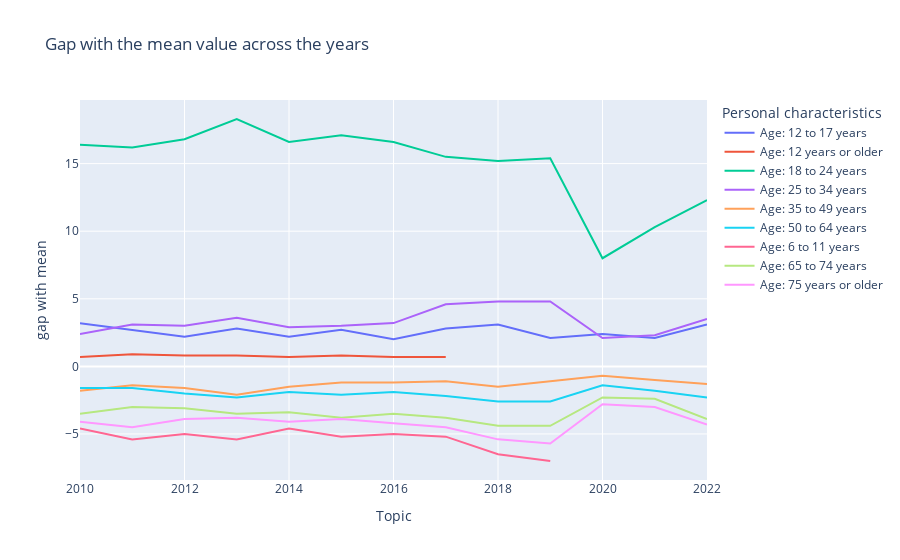

This figure's notebook cell:
### Markdown cell above
The drop of traffic during covid is sharper for younger categories (age < 35 years) compared to the other age groups. Maybe this can be explained by the closing of schools and universities. Maybe younger workers also tend to use remote working more than older ones.  
Since older age groups, seniors, tended to use public transport less before covid, the decrease in participation in these groups is also less important, but maybe the decrease relative to their pre-covid levels is more important.  
  
It is noticeable that people between 25 and 34 years old used public transport more than people 12 to 17 years old before the pandemic, whereas after the pandemic their levels of use of public transport are quite similar. This can maybe be explained by an increase in the use of remote working.  Students do not have this privelege.
Looking at the older data from 2010, the general trend seems to be a stagnation from 2010 to 2017, with a noticeable rise in public transport participation between 2017 and 2018, however since this dates correspond to the junction between two datasets this variation can also come from a change in the methodology or data gathering for the dataset.  
  
The traffic have yet to recover to their pre-covid levels, however the post-covid trends differ. Some groups, especially the younger age groups, seem to recover more quickly than older age groups.  
  
Regarding teleworking, in Ton et al. (2022) it is shown on the basis of a survey that people of age 35-54 years make up 52% of teleworkers in the Netherlands but only 43% of the population. Teleworkers are part of the stereotypical white collar workers. Thus, telework can't completely explain the drop in public transport use for younger working categories (18 to 34 years old). Beside, graphs below will also show that the relative drop compared to pre-covid levels is actually smaller than for other categories. Of course, teleworking can still provide an explanation for the 12-17 age group catching up with the 25-34 age group in terms of public transport participation after the pandemic. However, the public transport participation for both these groups were already quite similar, so it is hard to explain this variation purely with causes linked to the pandemic.

### Code cell
# Creation of a graph showing the gap between the value of a group
# and the mean value across the years

px.line(data_frame=df_age, x="Topic", y="gap with mean", color='Personal characteristics', title = 'Gap with the mean value across the years')

### Figure 1 — Plotly figure (JSON) as saved in the notebook; plotly's stock layout.template omitted (floating-point values rounded to 4 significant figures)
{"data": [{"hovertemplate": "Personal characteristics=Age: 12 to 17 years<br>Topic=%{x}<br>gap with mean=%{y}<extra></extra>", "legendgroup": "Age: 12 to 17 years", "line": {"color": "#636efa", "dash": "solid"}, "marker": {"symbol": "circle"}, "mode": "lines", "name": "Age: 12 to 17 years", "orientation": "v", "showlegend": true, "type": "scatter", "x": [2010, 2011, 2012, 2013, 2014, 2015, 2016, 2017, 2018, 2019, 2020, 2021, 2022], "xaxis": "x", "y": [3.2, 2.7, 2.2, 2.8, 2.2, 2.7, 2.0, 2.8, 3.1, 2.1, 2.4, 2.1, 3.1], "yaxis": "y"}, {"hovertemplate": "Personal characteristics=Age: 12 years or older<br>Topic=%{x}<br>gap with mean=%{y}<extra></extra>", "legendgroup": "Age: 12 years or older", "line": {"color": "#EF553B", "dash": "solid"}, "marker": {"symbol": "circle"}, "mode": "lines", "name": "Age: 12 years or older", "orientation": "v", "showlegend": true, "type": "scatter", "x": [2010, 2011, 2012, 2013, 2014, 2015, 2016, 2017], "xaxis": "x", "y": [0.7, 0.9, 0.8, 0.8, 0.7, 0.8, 0.7, 0.7], "yaxis": "y"}, {"hovertemplate": "Personal characteristics=Age: 18 to 24 years<br>Topic=%{x}<br>gap with mean=%{y}<extra></extra>", "legendgroup": "Age: 18 to 24 years", "line": {"color": "#00cc96", "dash": "solid"}, "marker": {"symbol": "circle"}, "mode": "lines", "name": "Age: 18 to 24 years", "orientation": "v", "showlegend": true, "type": "scatter", "x": [2010, 2011, 2012, 2013, 2014, 2015, 2016, 2017, 2018, 2019, 2020, 2021, 2022], "xaxis": "x", "y": [16.4, 16.2, 16.8, 18.3, 16.6, 17.1, 16.6, 15.5, 15.2, 15.4, 8, 10.3, 12.3], "yaxis": "y"}, {"hovertemplate": "Personal characteristics=Age: 25 to 34 years<br>Topic=%{x}<br>gap with mean=%{y}<extra></extra>", "legendgroup": "Age: 25 to 34 years", "line": {"color": "#ab63fa", "dash": "solid"}, "marker": {"symbol": "circle"}, "mode": "lines", "name": "Age: 25 to 34 years", "orientation": "v", "showlegend": true, "type": "scatter", "x": [2010, 2011, 2012, 2013, 2014, 2015, 2016, 2017, 2018, 2019, 2020, 2021, 2022], "xaxis": "x", "y": [2.4, 3.1, 3.0, 3.6, 2.9, 3, 3.2, 4.6, 4.8, 4.8, 2.1, 2.3, 3.5], "yaxis": "y"}, {"hovertemplate": "Personal characteristics=Age: 35 to 49 years<br>Topic=%{x}<br>gap with mean=%{y}<extra></extra>", "legendgroup": "Age: 35 to 49 years", "line": {"color": "#FFA15A", "dash": "solid"}, "marker": {"symbol": "circle"}, "mode": "lines", "name": "Age: 35 to 49 years", "orientation": "v", "showlegend": true, "type": "scatter", "x": [2010, 2011, 2012, 2013, 2014, 2015, 2016, 2017, 2018, 2019, 2020, 2021, 2022], "xaxis": "x", "y": [-1.8, -1.4, -1.6, -2.1, -1.5, -1.2, -1.2, -1.1, -1.5, -1.1, -0.7, -1, -1.3], "yaxis": "y"}, {"hovertemplate": "Personal characteristics=Age: 50 to 64 years<br>Topic=%{x}<br>gap with mean=%{y}<extra></extra>", "legendgroup": "Age: 50 to 64 years", "line": {"color": "#19d3f3", "dash": "solid"}, "marker": {"symbol": "circle"}, "mode": "lines", "name": "Age: 50 to 64 years", "orientation": "v", "showlegend": true, "type": "scatter", "x": [2010, 2011, 2012, 2013, 2014, 2015, 2016, 2017, 2018, 2019, 2020, 2021, 2022], "xaxis": "x", "y": [-1.6, -1.6, -2, -2.3, -1.9, -2.1, -1.9, -2.2, -2.6, -2.6, -1.4, -1.8, -2.3], "yaxis": "y"}, {"hovertemplate": "Personal characteristics=Age: 6 to 11 years<br>Topic=%{x}<br>gap with mean=%{y}<extra></extra>", "legendgroup": "Age: 6 to 11 years", "line": {"color": "#FF6692", "dash": "solid"}, "marker": {"symbol": "circle"}, "mode": "lines", "name": "Age: 6 to 11 years", "orientation": "v", "showlegend": true, "type": "scatter", "x": [2010, 2011, 2012, 2013, 2014, 2015, 2016, 2017, 2018, 2019, 2020, 2021, 2022], "xaxis": "x", "y": [-4.6, -5.4, -5, -5.4, -4.6, -5.2, -5, -5.2, -6.5, -7, null, null, -4.5], "yaxis": "y"}, {"hovertemplate": "Personal characteristics=Age: 65 to 74 years<br>Topic=%{x}<br>gap with mean=%{y}<extra></extra>", "legendgroup": "Age: 65 to 74 years", "line": {"color": "#B6E880", "dash": "solid"}, "marker": {"symbol": "circle"}, "mode": "lines", "name": "Age: 65 to 74 years", "orientation": "v", "showlegend": true, "type": "scatter", "x": [2010, 2011, 2012, 2013, 2014, 2015, 2016, 2017, 2018, 2019, 2020, 2021, 2022], "xaxis": "x", "y": [-3.5, -3, -3.1, -3.5, -3.4, -3.8, -3.5, -3.8, -4.4, -4.4, -2.3, -2.4, -3.9], "yaxis": "y"}, {"hovertemplate": "Personal characteristics=Age: 75 years or older<br>Topic=%{x}<br>gap with mean=%{y}<extra></extra>", "legendgroup": "Age: 75 years or older", "line": {"color": "#FF97FF", "dash": "solid"}, "marker": {"symbol": "circle"}, "mode": "lines", "name": "Age: 75 years or older", "orientation": "v", "showlegend": true, "type": "scatter", "x": [2010, 2011, 2012, 2013, 2014, 2015, 2016, 2017, 2018, 2019, 2020, 2021, 2022], "xaxis": "x", "y": [-4.1, -4.5, -3.9, -3.8, -4.1, -3.9, -4.2, -4.5, -5.4, -5.7, -2.8, -3, -4.3], "yaxis": "y"}], "layout": {"legend": {"title": {"text": "Personal characteristics"}, "tracegroupgap": 0}, "title": {"text": "Gap with the mean value across the years"}, "xaxis": {"anchor": "y", "domain": [0, 1], "title": {"text": "Topic"}}, "yaxis": {"anchor": "x", "domain": [0, 1], "title": {"text": "gap with mean"}}}}
